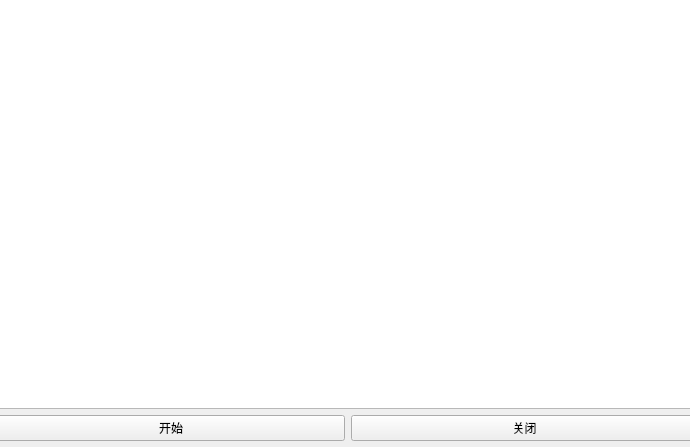
<?xml version="1.0" encoding="UTF-8"?>
<ui version="4.0">
 <class>Widget</class>
 <widget class="QWidget" name="Widget">
  <property name="geometry">
   <rect>
    <x>0</x>
    <y>0</y>
    <width>690</width>
    <height>447</height>
   </rect>
  </property>
  <property name="windowTitle">
   <string>Widget</string>
  </property>
  <widget class="QWidget" name="">
   <property name="geometry">
    <rect>
     <x>-3</x>
     <y>-10</y>
     <width>701</width>
     <height>451</height>
    </rect>
   </property>
   <layout class="QVBoxLayout" name="verticalLayout">
    <item>
     <widget class="QPlainTextEdit" name="pte_show">
      <property name="styleSheet">
       <string notr="true">font: 14pt &quot;Consolas&quot;;</string>
      </property>
     </widget>
    </item>
    <item>
     <layout class="QHBoxLayout" name="horizontalLayout">
      <item>
       <widget class="QPushButton" name="btn_start">
        <property name="text">
         <string>开始</string>
        </property>
       </widget>
      </item>
      <item>
       <widget class="QPushButton" name="btn_stop">
        <property name="text">
         <string>关闭</string>
        </property>
       </widget>
      </item>
     </layout>
    </item>
   </layout>
  </widget>
 </widget>
 <resources/>
 <connections/>
</ui>
